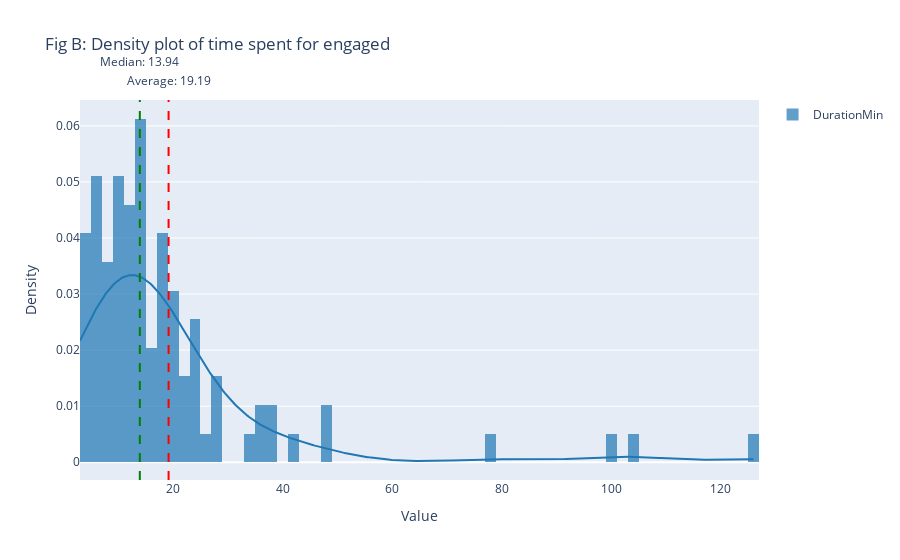

This figure's notebook cell:
### Markdown cell above
#### Time spent on surveys

### Code cell
import plotly.express as px
import plotly.figure_factory as ff


clean_data = pd.read_csv(OUT / "data" / "data_clean.csv")

clean_data['DurationMin'] = clean_data['Duration (in seconds)'] / 60

clean_data = clean_data[clean_data['potentially_unengaged'] == 0]

# Calculate the average and median
average_duration = clean_data['DurationMin'].mean()
median_duration = clean_data['DurationMin'].median()

fig = ff.create_distplot([clean_data['DurationMin']], ['DurationMin'], show_curve=True, show_rug=False, bin_size=2.0)

fig.add_shape(
    type='line',
    x0=average_duration,
    x1=average_duration,
    y0=0,
    y1=1,
    xref='x',
    yref='paper',
    line=dict(color='red', width=2, dash='dash'),
    name=f'Average: {average_duration:.2f}'
)

fig.add_shape(
    type='line',
    x0=median_duration,
    x1=median_duration,
    y0=0,
    y1=1,
    xref='x',
    yref='paper',
    line=dict(color='green', width=2, dash='dash'),
    name=f'Median: {median_duration:.2f}'
)

# Add labels for average and median values
fig.add_annotation(
    x=average_duration,
    y=1.08,
    xref='x',
    yref='paper',
    text=f'Average: {average_duration:.2f}',
    showarrow=False,
    arrowhead=4,
    ax=0,
    ay=-40
)

fig.add_annotation(
    x=median_duration,
    y=1.13,
    xref='x',
    yref='paper',
    text=f'Median: {median_duration:.2f}',
    showarrow=False,
    arrowhead=4,
    ax=0,
    ay=-40
)

# Update the layout if needed
fig.update_layout(
    title='Density Plot with Smooth Line',
    xaxis_title='Value',
    yaxis_title='Density'
)
# Update the layout if needed
fig.update_layout(title='Fig B: Density plot of time spent for engaged', xaxis_title='Value', yaxis_title='Density')


# Show the plot
fig.show()

### Figure 1 — Plotly figure (JSON) as saved in the notebook; plotly's stock layout.template omitted (floating-point values rounded to 4 significant figures; data arrays with more than 128 entries replaced by an {"elided": "..."} marker saying what was removed)
{"data": [{"autobinx": false, "histnorm": "probability density", "legendgroup": "DurationMin", "marker": {"color": "rgb(31, 119, 180)"}, "name": "DurationMin", "opacity": 0.7, "type": "histogram", "x": [3.75, 4.117, 4.05, 6.75, 8.45, 4.933, 7.817, 7.933, 7.25, 3.017, 18.67, 12.52, 19.57, 18.65, 18.15, 5.567, 17.97, 18.97, 8.167, 12.28, 14.08, 14.18, 23.77, 14.65, 27.15, 24.67, 11.18, 41.2, 20.7, 10.27, 10.93, 14.78, 4.35, 5.783, 18.03, 10.35, 47.68, 21.55, 15.8, 26.15, 11.37, 6.783, 78.83, 9.233, 10.17, 37.12, 21.88, 16.72, 6.483, 6.233, 10.32, 14.72, 24.73, 13.07, 27.45, 5.217, 13.28, 11.8, 13.98, 99.67, 9.3, 47.73, 11.43, 6.55, 3.217, 13.45, 10.87, 9.417, 10.77, 23.93, 20.27, 104.8, 4.733, 11.52, 36.28, 8.917, 35.87, 11.97, 126.3, 23.85, 14.17, 38.6, 19.37, 19.4, 34.98, 15.02, 22.15, 16.37, 6.117, 18.93, 13.9, 12.1, 28.75, 13.05, 20.25, 5.783, 7.45, 18.47], "xaxis": "x", "xbins": {"end": 126.3, "size": 2, "start": 3.017}, "yaxis": "y"}, {"legendgroup": "DurationMin", "marker": {"color": "rgb(31, 119, 180)"}, "mode": "lines", "name": "DurationMin", "showlegend": false, "type": "scatter", "x": {"elided": "500 float values"}, "xaxis": "x", "y": {"elided": "500 float values"}, "yaxis": "y"}], "layout": {"annotations": [{"arrowhead": 4, "ax": 0, "ay": -40, "showarrow": false, "text": "Average: 19.19", "x": 19.19, "xref": "x", "y": 1.08, "yref": "paper"}, {"arrowhead": 4, "ax": 0, "ay": -40, "showarrow": false, "text": "Median: 13.94", "x": 13.94, "xref": "x", "y": 1.13, "yref": "paper"}], "barmode": "overlay", "hovermode": "closest", "legend": {"traceorder": "reversed"}, "shapes": [{"line": {"color": "red", "dash": "dash", "width": 2}, "name": "Average: 19.19", "type": "line", "x0": 19.19, "x1": 19.19, "xref": "x", "y0": 0, "y1": 1, "yref": "paper"}, {"line": {"color": "green", "dash": "dash", "width": 2}, "name": "Median: 13.94", "type": "line", "x0": 13.94, "x1": 13.94, "xref": "x", "y0": 0, "y1": 1, "yref": "paper"}], "title": {"text": "Fig B: Density plot of time spent for engaged"}, "xaxis": {"anchor": "y2", "domain": [0, 1], "title": {"text": "Value"}, "zeroline": false}, "yaxis": {"anchor": "free", "domain": [0, 1], "position": 0, "title": {"text": "Density"}}}}
